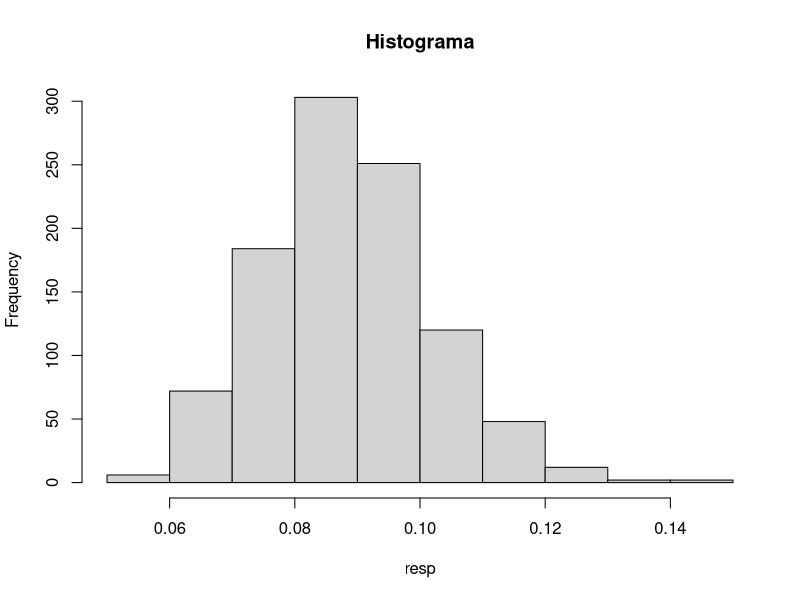

Write R code to recreate this figure.
## ---- chunk 1
media_aparada = function(dados, nivel){
  ord = sort(dados)
  n = length(ord)
  remover = c(1:nivel, (n-nivel+1):n)
  mean(ord[-remover])
  }

## ---- chunk 2
m = 1000
n = 50
resp = replicate(m, {
  x = rexp(n, 10)
  ma = media_aparada(x, 3)
  return(media_aparada(x, 3))
})
## ---- chunk 3
head(resp)

## ---- chunk 4
(mse = mean((resp - 1/10)^2)) #1/10 é a esperaça de uma exp(lambda = 10)
(v = var(resp))
(vicio = mean(resp) - 1/10)
v+vicio^2
## ---- chunk 5
hist(resp, main = "Histograma")
## ---- chunk 6

x = rnorm(15, mean=2, sd=1)
y = rnorm(20, mean=2, sd = 4)

##H0: mu_x = mu_y 
t.test(x, y, var.equal=FALSE)
##definir numero replicaçoes
m=10000
n = 10
alpha = 0.05

pvals = replicate(m, {
  x = rnorm(n, mean=-pi, sd=exp(1))
  y = rnorm(n, mean=3, sd=exp(1))
  t.test(x, y, var.equal = FALSE)$p.value
  })

mean(pvals < alpha)

